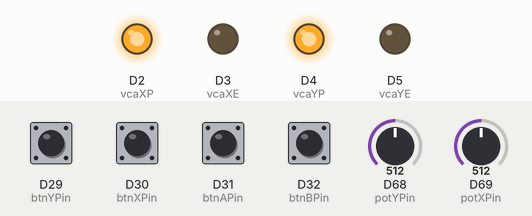
Simulated run of this sketch. Board: Arduino Due. Shown: output pins drawn as LEDs (lit = HIGH). The inputs (shaded band) are chosen by the test bench; at power-on: D29 (btnYPin), D30 (btnXPin), D31 (btnAPin), D32 (btnBPin) LOW, D68 (potYPin) = 512, D69 (potXPin) = 512. What the sketch prints to the serial monitor is not drawn.

Above: at 0.1 s.
Timing chart, 0 to 1.6 s (numbered marks = the images above):
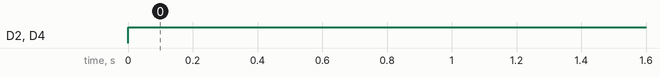

Measured:
- by itself, D2 (vcaXP), D4 (vcaYP): LOW → HIGH at 0.00 s

The sketch:

firmware.ino
```cpp
#define NO_DEBUG 0
#define DEBUG_RW 1
#define DEBUG_STICK 2
#define SPEED_TEST 3
/*
 ********* PARAMS TO SET*************
*/

const int numGrid = 16;
const int debugMode = NO_DEBUG; // 0: no debug, 1: read/write debug, 2: stick debug
const float minX = 763.0;
const float maxX = 349.0;
const float minY = 686.0;
const float maxY = 240.0;
const float motorXGain = 1.0; // Scales the final output of motor X to balance both motors
const float motorYGain = 0.6; // Scales the final output of motor Y to balance both motors

/**************************/


#include <math.h>

const int vcaXP = 2; // forward vs backward
const int vcaXE = 3; // power (PWM)
const int potXPin = A15;
const int vcaYP = 4; // forward vs backward
const int vcaYE = 5; // power (PWM)
const int potYPin = A14;

// button pins
const int btnAPin = 31;
const int btnBPin = 32;
const int btnXPin = 30;
const int btnYPin = 29;


const int mapSize = numGrid * numGrid * 2 * sizeof(byte); // sizeof(byte) = 1 byte;
const int vectorSize = sizeof(byte) * 2;
const int numVectorInMap = mapSize / vectorSize;

typedef union force_map
{
  byte buf[mapSize];
  byte grid[numGrid][numGrid][2];
};

const int pointSize = sizeof(uint8_t) * 3;
typedef union force_point
{
  struct
  {
    byte x;
    byte y;
    byte useMap;
  } value;
  byte buf[pointSize];
};

static force_map forceMap;
static force_point forcePoint;

// code protocol
const char mapCode = 'm';
const char pointCode = 'p';
const char successCode = 's';

// value holders
int potXPos = 0;
int potYPos = 0;
int forceXP = 0;
int forceXE = 0;
int forceYP = 0;
int forceYE = 0;
int stickMode = 1;
// posistion values, -1~1
float posX = 0;
float posY = 0;
// button states. pressed : 1, not pressed : 0
int btnA = 0;
int btnB = 0;
int btnX = 0;
int btnY = 0;

// time checker for serial output rate
long timepassed = 0;
long serOutRate = 250; // 250Hz
bool stringComplete = false;

// prev pot value for damping
int prevPotX = -1000;
int prevPotY = -1000;

void setup() {

  pinMode(vcaXP, OUTPUT);
  pinMode(vcaXE, OUTPUT);
  pinMode(vcaYP, OUTPUT);
  pinMode(vcaYE, OUTPUT);

  pinMode(btnAPin, INPUT);
  pinMode(btnXPin, INPUT);
  pinMode(btnYPin, INPUT);
  pinMode(btnBPin, INPUT);

  // Modify PWM frequency & resolution
  analogWriteFrequency(vcaXE, 20000); // pwm freq: 20kHz (lower than teensy freq.'s half), 50kHz made noise
  analogWriteFrequency(vcaYE, 20000);
  analogWriteResolution(7); // pwm value range: 0~127

  for (int i = 0; i < numGrid; i++) {
    for (int j = 0; j < numGrid; j++) {
      forceMap.grid[i][j][0] = 0;
      forceMap.grid[i][j][1] = 0;
    }
  }

  forcePoint.value.x = 0;
  forcePoint.value.y = 0;
  forcePoint.value.useMap = 1;


  Serial.begin(115200);
  while (!Serial);

  timepassed = micros();
}

void loop() {

  char code = '?';

  if (Serial.available())
  {
    code = Serial.read();
  }

  if (code == mapCode)
  {
    updateForceMap();
  }
  else if (code == pointCode)
  {
    updateForcePoint();
  }

  updateButtons();
  updateStick();

  if (micros() - timepassed > pow(10, 6) / serOutRate)
  {
    sendControllerState();
    timepassed = micros();
  }
}


void updateButtons()
{
  btnA = getButtonPressed(btnAPin);
  btnB = getButtonPressed(btnBPin);
  btnX = getButtonPressed(btnXPin);
  btnY = getButtonPressed(btnYPin);
}

int getButtonPressed(int pin)
{
  int val = digitalRead(pin);
  if (val == 0) // LOW
  {
    return 1;
  }
  else // HIGH
  {
    return 0;
  }
}

void updateStick()
{
  int potX = analogRead(potXPin); // raw potentiometer value (0~1024)
  int potY = analogRead(potYPin);
  int dX;
  int dY;

  posX = pot2PosX(potX);  // convert raw pot value to position value (0~numGrid-1)
  posY = pot2PosY(potY);

  // Apply force point's value
  int forceX = ubyte2sint(forcePoint.value.x);
  int forceY = ubyte2sint(forcePoint.value.y);

  // Apply force map's value if available.
  // calculates the interpolated vector of surrounding 4 grids.
  if (forcePoint.value.useMap)
  {
    interpForceMap(posX, posY, forceX, forceY); // forceX is PWM value, 0 to 127

    /*
    if(prevPotX == -1000){
      prevPotX = potX;
      dX = -1000;
    }
    else{
      dX = potX - prevPotX;
      prevPotX = potX;
    }
    if(prevPotY == -1000){
      prevPotY = potY;
      dY = -1000;
    }
    else{
      dY = potY - prevPotY;
      prevPotY = potY;
    }

    raw_damping(dX, dY,&forceX, &forceY);
    */
  }

  if (debugMode == DEBUG_STICK)
  {

    Serial.print(potX);
    Serial.print(',');
    Serial.print(potY);
    Serial.print(',');

    Serial.print(posX);
    Serial.print(',');
    Serial.print(posY);
    Serial.print('\n');
    delay(100);
  }
  else if (debugMode == NO_DEBUG)
  {
    forceStickX(forceX);
    forceStickY(forceY);
  }
}

void updateForcePoint()
{
  if (Serial.available())
  {
    Serial.readBytes((char*) forcePoint.buf, pointSize);

    if (debugMode == DEBUG_RW)
    {
      Serial.print(forcePoint.value.x);
      Serial.print(',');
      Serial.print(forcePoint.value.y);
      Serial.print(',');
      Serial.print(forcePoint.value.useMap);
      Serial.print('\n');
    }
    else if (debugMode == SPEED_TEST)
    {
      Serial.write('s');
    }
  }
}

void updateForceMap()
{
  if (Serial.available())
  {
    Serial.readBytes((char*) forceMap.buf, mapSize);

    if (debugMode == DEBUG_RW)
    {
      for (int i = 0; i < numVectorInMap; i++)
      {
        int row = i / numGrid;
        int col = i - row * numGrid;
        Serial.print(row);
        Serial.print(',');
        Serial.print(col);
        Serial.print(',');
        Serial.print(forceMap.grid[row][col][0]);
        Serial.print(',');
        Serial.print(forceMap.grid[row][col][1]);
        Serial.print('\n');
      }
    }
    else if (debugMode == SPEED_TEST)
    {
      Serial.write('s');
    }
  }
}

float filterX(float delta){ // filter for X value for dead zone
  if(delta < 1.5 && delta >-1.5){
    return 0;
  }
  else{
    return delta;
  }
}

float filterY(float delta){ // filter for Y value for dead zone
  if(delta < 3 && delta >-3){
    return 0;
  }
  else{
    return delta;
  }
}

void raw_damping(float dX, float dY, int* forceX, int* forceY){ //raw_damping(dX, dY, &forceX, &forceY);
  if(dX != -1000){
    *forceX -= 10 * filterX(dX);
  }
  if(dY != -1000){
    *forceY -= 12 * filterY(dY);
  }
}

void sendControllerState()
{
  if (debugMode == NO_DEBUG)
  {
    char line[18];
    sprintf(line, "%.2f,%.2f,%d,%d,%d,%d\n", posX, posY, btnA, btnB, btnX, btnY);
    Serial.print(line);
  }
}

int ubyte2sint(byte val)
{
  return (int)(-(val & 0x80) + (val & 0x7F));
}

float pot2PosX(float potVal)
{
  // float posVal = -0.0044 * potVal + 2.0911;
  float posVal = 2 / (maxX - minX) * potVal + (minX + maxX) / (minX - maxX);
  if (posVal > 1)
    posVal = 1;
  else if (posVal < -1)
    posVal = -1;
  return -posVal;
}

float pot2PosY(float potVal)
{
  // float posVal = -0.0049 * potVal + 2.6422;
  float posVal = 2 / (maxY - minY) * potVal + (minY + maxY) / (minY - maxY);
  if (posVal > 1)
    posVal = 1;
  else if (posVal < -1)
    posVal = -1;
  return -posVal;
}

void interpForceMap(float x, float y, int& outputX, int& outputY)
{
  float gridCoordX = (numGrid - 1) / 2 * x + (numGrid - 1) / 2;
  float gridCoordY = (numGrid - 1) / 2 * y + (numGrid - 1) / 2;
  int floorX = (int)floor(gridCoordX);
  int floorY = (int)floor(gridCoordY);
  float ratioX = gridCoordX - (float)floorX;
  float ratioY = gridCoordY - (float)floorY;
  int ceilX = floorX > 15 ? floorX : floorX + 1;
  int ceilY = floorY > 15 ? floorY : floorY + 1;
  floorX = floorX < 0 ? 0 : floorX;
  floorY = floorY < 0 ? 0 : floorY;

  // bilinear interpolation
  outputX += ubyte2sint(forceMap.grid[floorX][floorY][0]) * (1 - ratioX) * (1 - ratioY) +
             ubyte2sint(forceMap.grid[floorX][ceilY][0]) * (1 - ratioX) * ratioY +
             ubyte2sint(forceMap.grid[ceilX][floorY][0]) * ratioX * (1 - ratioY) +
             ubyte2sint(forceMap.grid[ceilX][ceilY][0]) * ratioX * ratioY;
  outputY += ubyte2sint(forceMap.grid[floorX][floorY][1]) * (1 - ratioX) * (1 - ratioY) +
             ubyte2sint(forceMap.grid[floorX][ceilY][1]) * (1 - ratioX) * ratioY +
             ubyte2sint(forceMap.grid[ceilX][floorY][1]) * ratioX * (1 - ratioY) +
             ubyte2sint(forceMap.grid[ceilX][ceilY][1]) * ratioX * ratioY;

  return;
}

void forceStickX(int val)
{
  val = (int)((float)val * motorXGain);
  forceStick(vcaXP, vcaXE, val, HIGH);
}

void forceStickY(int val)
{
  val = (int)((float)val * motorYGain);
  forceStick(vcaYP, vcaYE, val, HIGH);
}

void forceStick(int phasePin, int enablePin, int val, int plusPhase)
{
  int absVal = 0;
  int minusPhase = LOW;
  if (plusPhase == LOW)
  {
    minusPhase = HIGH;
  }

  if (val < 0)
  {
    digitalWrite(phasePin, minusPhase);
    absVal = abs(val);
  }
  else
  {
    digitalWrite(phasePin, plusPhase);
    absVal = val;
  }
  analogWrite(enablePin, absVal);
}
```
